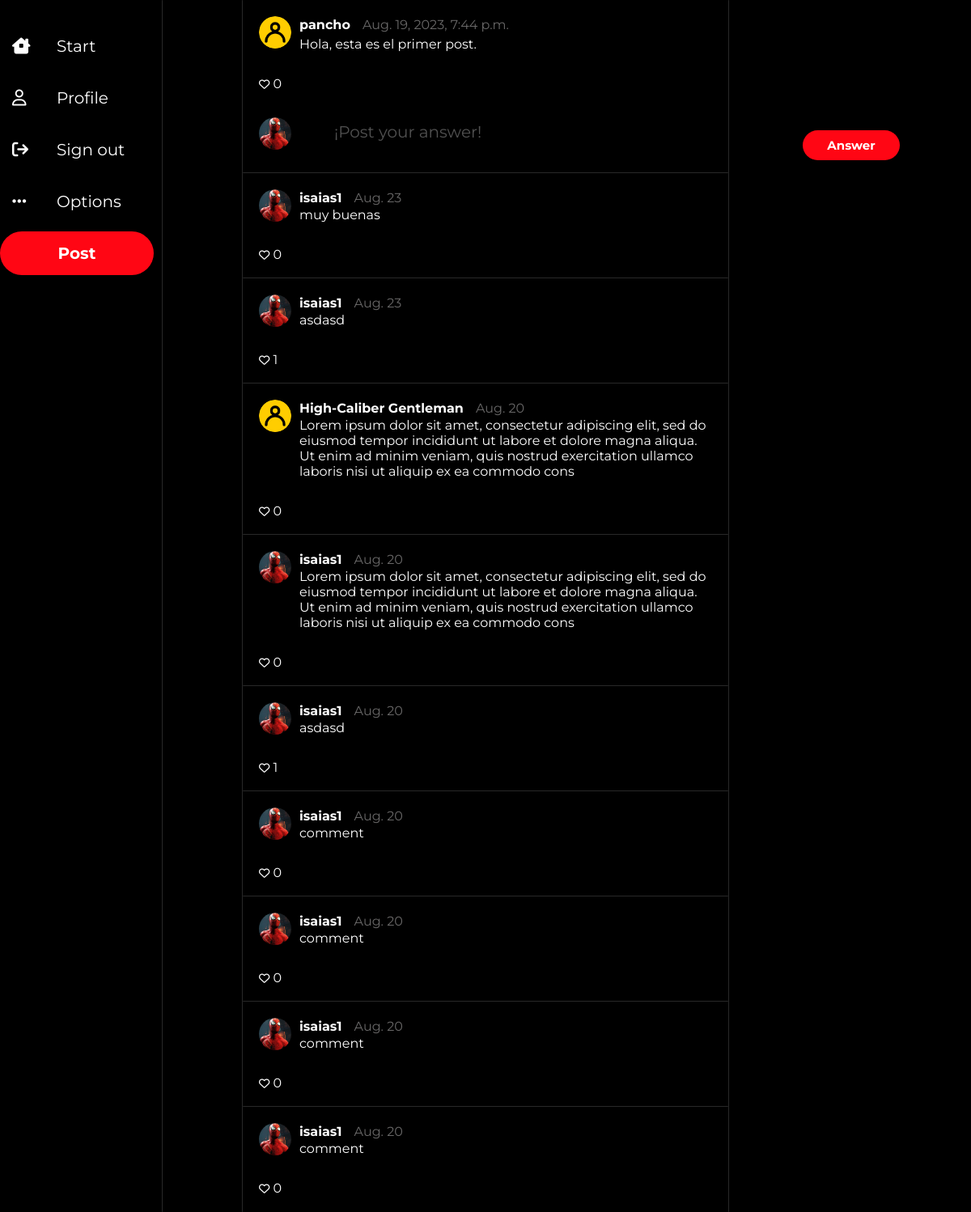
//comments/1/ (signed in), run on the app's committed database.
### login/models.py (models this page shows, shortened)
class Publication (models.Model):
    text_content = models.TextField(max_length=1000, default = None)
    author = models.ForeignKey(User, on_delete=models.CASCADE, default = None)
    created_on = models.DateTimeField(default=datetime.now)
    likes = models.ManyToManyField(User, blank=True, related_name = 'likes')

class Profile_image(models.Model):
    user = models.OneToOneField(User, on_delete=models.CASCADE)
    image = models.ImageField(upload_to= 'login/media/img', blank=True, null=True)
    back_image = models.ImageField(upload_to= 'login/media/back_image', blank=True, null=True)

class Comment(models.Model):
    comment = models.CharField(max_length=1000, default= None)
    comment_author = models.ForeignKey(User, on_delete= models.CASCADE, default = None)
    publication = models.ForeignKey(Publication, on_delete= models.CASCADE, related_name='comments')
    created_on = models.DateTimeField(default=datetime.now)
    active = models.BooleanField(default=True)
    likes_C = models.ManyToManyField(User, blank=True, related_name = 'likes_C')
    def formatted_created_on(self):
        return self.created_on.strftime("%b. %d")
    def __str__(self):
        return f"Publication made by {self.comment_author.username}"

### login/views.py (the view, shortened to what this page needs)
# urls.py: path('<int:post_id>/', views.comments_page, name='comments'),
@login_required
def comments_page (request, post_id):
    publication = Publication.objects.get(id = post_id)
    comment = publication.comments.filter(active = True).order_by('-created_on')
    form = CommentForm()
    print(comment)
    form = CommentForm()
    comment_url = (reverse('comments', args=[post_id]))
    return render (request, 'comments.html', {
        'publication': publication,
        'comments': comment,
        'form': form,
        'comment_url': comment_url,
        })

### login/forms.py
class CommentForm(forms.ModelForm): # Create a new CLASS that inherits from django.forms.ModelForm
     class Meta:
          model = Comment
          fields = ['comment', 'active']
     def __init__(self, *args, **kwargs):
        super().__init__(*args, **kwargs)
        self.fields['comment'].widget.attrs.update({'autocomplete': 'off'})

### login/templates/comments.html (shortened to what this page needs)
{% extends 'nav.html' %}
{% load static %}
{% block content %}
<!DOCTYPE html>
<html lang="es">
<head>
    <link rel="stylesheet" href="{% static 'styles/comments_detail.css' %}">
</head>
<body>
<div class= 'comment_section'>
    <section class = 'main-section'>
        <div class='full-boxer-2'>
            <div class='content-box'>
                <div class='box-top'>
                    <div class='user-comment'>
                    <div class='user'>
                        <div class='user-image'>
                            {% if publication.author.profile_image.image %}
                            <img src="{{publication.author.profile_image.image.url}}">
                            {% else %}
                            <img src="{% static 'usuario.png' %}">
                            {% endif %}
                        </div>
                        <div class='name-author'>
                            <strong>{{publication.author}}</strong>
                            <p class = 'date'>{{publication.created_on}}</p>
                        </div>
                    </div>
                        <div class='comment-post'>
                            <p>{{publication.text_content}}</p>
                        </div>
                    </div>
                    <div class = 'like-button-container'>
                        <form action="{% url 'likes' publication.id %}" method="POST" class="like-form">
                        {% if is_like %}
                        <input type="hidden" name="next" value="{{ request.path }}">
                        <button class = 'like-button' type='submit'>
                            <i class="fa-solid fa-heart"></i>
                        </button>
                        {{publication.likes.all|length}}
                        {% else %}
                        <button class = 'like-button' type='submit'>
                            <i class="fa-regular fa-heart" title = "Like"></i>
                        </button>
                        {{publication.likes.all|length}}
                        {% endif %}
                        </form>
                        </div>
                        <div class = 'form-comment-box'>
                            <div class='comment-user-image'>
                            {% if user.profile_image.image %}
                            <img src="{{user.profile_image.image.url}}">
                            {% else %}
                            <img src="{% static 'usuario.png' %}">
                            {% endif %}
                            </div>
                            <form method="POST">
                                {{form.comment}}
                                <label class = "placeholder">¡Post your answer!</label>
                                <input type="submit" name="submit_comment" value ='Answer' class = 'submit-button'>
                            </form>
                        </div>
                    </div>
                </div>
            </div>
        </div>
    <section class = 'main'>
        <div class='full-boxer'>
            {% for i in comments  %}
            <div class='comment-box'>
                <div class='box-top'>
                    <div class='profile'>
                        <div class='profile-image'>
                            {% if i.comment_author.profile_image.image %}
                            <img src="{{i.comment_author.profile_image.image.url}}">
                            {% else %}
                            <img src="{% static 'usuario.png' %}">
                            {% endif %}
                        </div>
                        <div class='name'>
                        <strong>{{i.comment_author}}</strong>
                        <p class = 'date_1'>{{i.formatted_created_on}}</p>
                        </div>
                    </div>
                <div class = 'comment_'>
                    <p>{{i.comment}}</p>
                </div>
                <div class = 'like'>
                    <form action = "{% url 'comments_likes' i.id %}" method = "POST" class = "like-form2">
                            {% if is_like %}
                            <input type="hidden" name="next" value="{{ comment_url }}">
                            <button class = 'like-button-liked' type='submit'>
                                <i class="fa-solid fa-heart" title = "Like"></i>
                            </button>
                            {{i.likes_C.all|length}}
                        {% else %}
                            <button class = 'like-button' type='submit'>
                                <i class="fa-regular fa-heart" title = "Like"></i>
                            </button>
                            {{i.likes_C.all|length}}
                        {% endif %}
                    </form>
                </div>
            </div>
        </div>
            {% endfor %}
    </div>
    </section>
</body>
</html>
{% endblock  %}

### login/static/styles/nav.css (style rules this page uses)
* { margin: 0; padding: 0; color: white; text-decoration: none; list-style: none; font-family: 'Montserrat', sans-serif; }

### login/static/styles/comments_detail.css (style rules this page uses)
* { margin: 0; padding: 0; box-sizing: border-box; font-family: 'Montserrat', sans-serif; }
body { background-color: black; }
.main-section { display: flex; flex-direction: column; align-items: center; justify-content: center; width: 100%; }
.full-boxer-2 { display: flex; flex-direction: column; }
.content-box { width: 600px; background-color: black; color: #fff; padding: 20px; border: none; box-shadow: 0 0 1.2px #bdbdbd; display: flex; flex-direction: column; }
.user { display: flex; align-items: center; }
.user-image img { width: 40px; height:40px; border-radius: 50%; overflow: hidden; margin-right: 10px; display: block; }
.name-author { display: flex; flex-direction: row; margin-top: -20px; }
.name-author p { margin-left: 15px; }
.comment-post p { margin-bottom:30px; margin-top: -15px; margin-left: 50px; position: relative; word-wrap: break-word; }
#id_comment { border: none; margin-top: 25px;; padding: 17px; width: 100%; max-width: 580px; box-sizing: border-box; font-size: 18px; color: #fff; background-color: black; outline: none; margin-right: auto; margin-left: -10.001px }
.placeholder { color: rgba(162, 162, 162, 0.5); text-shadow: 2px 2px 4px rgba(0, 0, 0, 0.2); position: absolute; padding: 0px 5px; margin-top: 38px; left: 34vw; font-size: 20px; pointer-events: none; }
.form-comment-box { display: flex; }
.comment-user-image img { width: 40px; height: 40px; margin-top: 4vh; margin-right: 10px; border-radius: 50%; overflow: hidden; }
.submit-button { margin-top:6vh; font-weight: bold; font-size: 15px; position: absolute; cursor: pointer; padding: 9px; width: 120px; border-radius: 30px; left: 124vh; background-color: rgb(255, 6, 20); box-shadow: none; border-color: black; color: white; border: none; }
.main { display: flex; flex-direction: column; align-items: center; justify-content: center; width: 100%; }
.full-boxer { display: flex; flex-direction: column; }
.comment-box { width: 600px; background-color: black; color: white; padding: 20px; border: none; box-shadow: 0 0 1.2px #bdbdbd; }
.profile { display: flex; align-items: center; }
.profile-image img { width: 40px; height:40px; border-radius: 50%; overflow: hidden; margin-right: 10px; display: block; }
.name { display: flex; flex-direction: row; margin-top: -20px; }
.name p { margin-left: 15px; }
.comment_ p { margin-bottom:30px; margin-top: -18px; margin-left: 50px; position: relative; word-wrap: break-word; }
.date { color: rgb(104, 103, 103); }
.date_1 { color: rgb(104, 103, 103); margin-left: 1vh; }
.like-button { background: transparent; cursor: pointer; border: none; }

### data on the page
Publication: author "pancho", created_on "Aug. 19, 2023, 7:44 p.m.", text_content "Hola, esta es el primer post.", likes.all|length "0"
Comment: comment_author.profile_image.image (picture), comment_author "isaias1", formatted_created_on "Aug. 23", comment "muy buenas", likes_C.all|length "0"
Comment: comment_author.profile_image.image (picture), comment_author "isaias1", formatted_created_on "Aug. 23", comment "asdasd", likes_C.all|length "1"
Comment: comment_author "High-Caliber Gentleman", formatted_created_on "Aug. 20", comment "Lorem ipsum dolor sit amet, consectetur adipiscing elit, sed do eiusmod tempor incididunt ut labore et dolore magna aliqua. Ut enim ad minim veniam, quis nostrud exercitation ullamco laboris nisi ut aliquip ex ea commodo cons", likes_C.all|length "0"
Comment: comment_author.profile_image.image (picture), comment_author "isaias1", formatted_created_on "Aug. 20", comment "Lorem ipsum dolor sit amet, consectetur adipiscing elit, sed do eiusmod tempor incididunt ut labore et dolore magna aliqua. Ut enim ad minim veniam, quis nostrud exercitation ullamco laboris nisi ut aliquip ex ea commodo cons", likes_C.all|length "0"
Comment: comment_author.profile_image.image (picture), comment_author "isaias1", formatted_created_on "Aug. 20", comment "asdasd", likes_C.all|length "1"
Comment: comment_author.profile_image.image (picture), comment_author "isaias1", formatted_created_on "Aug. 20", comment "comment", likes_C.all|length "0"
Comment: comment_author.profile_image.image (picture), comment_author "isaias1", formatted_created_on "Aug. 20", comment "comment", likes_C.all|length "0"
Comment: comment_author.profile_image.image (picture), comment_author "isaias1", formatted_created_on "Aug. 20", comment "comment", likes_C.all|length "0"
Comment: comment_author.profile_image.image (picture), comment_author "isaias1", formatted_created_on "Aug. 20", comment "comment", likes_C.all|length "0"
